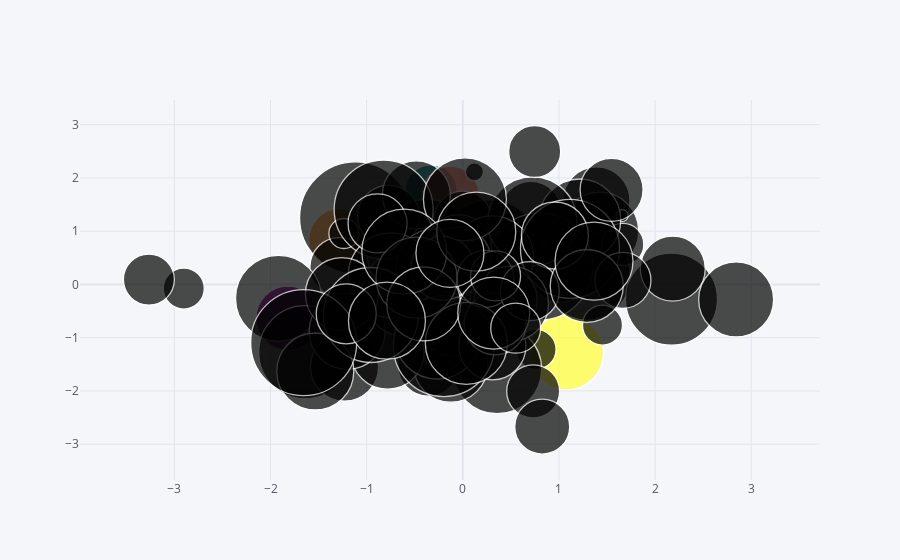

This figure's notebook cell:
### Code cell
df.iplot(kind = 'bubble', x ='A', y = 'B',size ='C')
